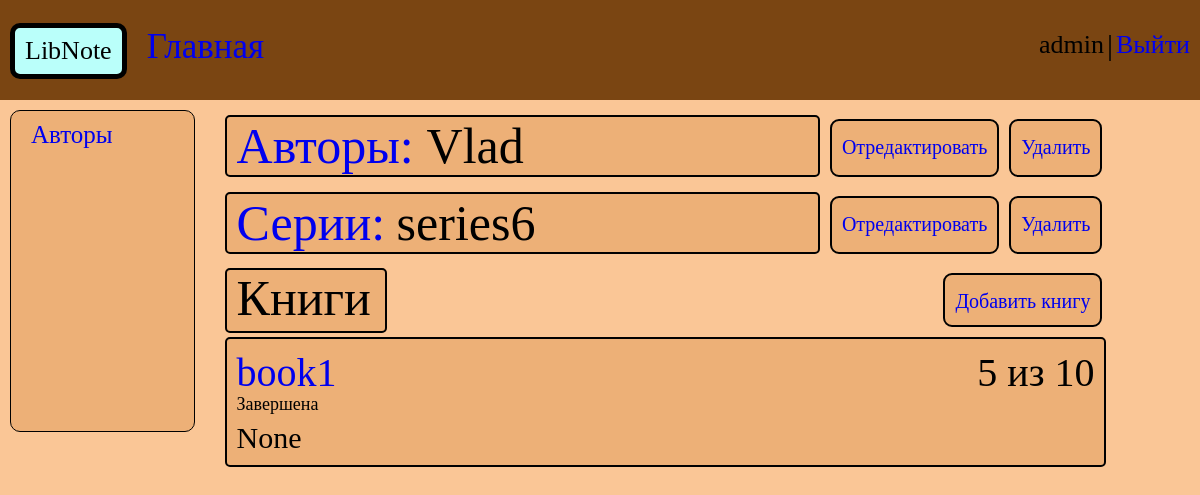
The page /author/1/series_book/7/books (signed in) on the database its author committed.
### libapp/models.py (models this page shows, shortened)
class Author(models.Model):
    user = models.ForeignKey(
        get_user_model(), on_delete=models.SET_NULL, null=True, default=None
    )
    name = models.CharField(max_length=100, blank=False)
    is_deleted = models.BooleanField(default=False)
    objects = models.Manager()
    undeleted = UndeletedManager()
    deleted = DeletedManager()

class SeriesBook(models.Model):
    class Status(models.IntegerChoices):
        UNCOMPLETE = 0, "Не завершено"
        COMPLETE = 1, "Завершено"
    user = models.ForeignKey(
        get_user_model(), on_delete=models.SET_NULL, null=True, default=None
    )
    name = models.CharField(max_length=255, blank=False)
    is_deleted = models.BooleanField(default=False)
    author = models.ForeignKey(Author, on_delete=models.CASCADE, null=True)
    rating = models.IntegerField(blank=True, default=0)
    is_completed = models.BooleanField(choices=Status.choices, blank=False)
    description = models.TextField(blank=True, null=True)
    objects = models.Manager()
    undeleted = UndeletedManager()
    deleted = DeletedManager()

class Book(models.Model):
    class Status(models.IntegerChoices):
        UNCOMPLETE = 0, "Не завершено"
        COMPLETE = 1, "Завершено"
    user = models.ForeignKey(
        get_user_model(), on_delete=models.SET_NULL, null=True, default=None
    )
    name = models.CharField(max_length=255, blank=False)
    is_deleted = models.BooleanField(default=False)
    series = models.ForeignKey(SeriesBook, on_delete=models.CASCADE, null=True)
    rating = models.IntegerField(blank=True, default=0)
    is_completed = models.BooleanField(choices=Status.choices, blank=False)
    description = models.TextField(blank=True, null=True)
    objects = models.Manager()
    undeleted = UndeletedManager()
    deleted = DeletedManager()

### libapp/views.py (the view)
class ShowSeriesBook(LoginRequiredMixin, ListView):
    template_name = "libapp/show_series_book.html"
    context_object_name = "books"
    def get_queryset(self):
        series = SeriesBook.undeleted.filter(
            pk=self.kwargs.get("series_book_id")
        ).first()
        return Book.undeleted.filter(series=series).all()
    def get_context_data(self, **kwargs):
        context = super().get_context_data(**kwargs)
        author_id = self.kwargs.get("author_id")
        series_book_id = self.kwargs.get("series_book_id")
        if not Author.undeleted.filter(pk=author_id).exists():
            raise Http404
        elif not SeriesBook.undeleted.filter(pk=series_book_id).exists():
            raise Http404
        author = Author.undeleted.filter(pk=author_id).first()
        series_book = SeriesBook.undeleted.filter(pk=series_book_id).first()
        context["author"] = author
        context["series_book"] = series_book
        context["delete"] = {
            "author": "author",
            "series_book": "series_book",
            "book": "book",
        }
        context['title'] = 'Серия'
        return context

### libapp/models.py (called while the page is built)
    def get_queryset(self):
        return super().get_queryset().filter(is_deleted=False)

### libapp/templates/libapp/show_series_book.html
{% extends 'libapp/base.html' %}
{% block content %}
    <div class="content-title-author">
        <div class="author-dop">
            <div class="author-title-dop">
                <a class="author-title" href="{% url 'show_authors' %}">Авторы:</a>
            </div>
            <div class="author-name">{{author.name}}</div>
        </div>
        <div class="author-edit-dop">
            <a class="edit-author"
               href="{% url 'edit_series_book_page' author.pk series_book.pk delete.author author.pk %}">Отредактировать</a>
            <a class="delete-author"
               href="{% url 'delete_series_book_page' author.pk series_book.pk delete.author %}">Удалить</a>
        </div>
    </div>
    <div class="content-title-series-book">
        <div class="series-book-dop">
            <div class="series-book-title-dop">
                <a class="series-book-title" href="{% url 'show_author' author.pk %}">Серии:</a>
            </div>
            <div class="series-book-name">{{series_book.name}}</div>
        </div>
        <div class="series-book-edit-dop">
            <a class="edit-series-book"
               href="{% url 'edit_series_book_page' author.pk series_book.pk delete.series_book series_book.pk %}">Отредактировать</a>
            <a class="delete-series-book"
               href="{% url 'delete_series_book_page' author.pk series_book.pk delete.series_book %}">Удалить</a>
        </div>
    </div>
    <div class="content-title-books">
        <div class="books-dop">
            <a class="books-title">Книги</a>
        </div>
        <div class="add-dop">
            <a class="add" href="{% url 'add_book' author.pk series_book.pk %}">Добавить книгу</a>
        </div>
    </div>
    {% for book in books %}
        <div class="show-book" >
            <div class="show-book-dop">
                <a class="book" href="{% url 'show_book' author.pk series_book.pk book.pk %}">{{ book.name }}</a>
                <a class="book-rating">{{ book.rating }} из 10</a>
                {% if book.is_completed %}
                <a class="book-status">Завершена</a>
                {% else %}
                <a class="book-status">Не завершена</a>
                {% endif %}
                <div class="book-description-dop">
                    <a class="book-description">{{ book.description }}</a>
                </div>
            </div>
        </div>
    {% endfor %}
{% endblock %}

### libapp/templates/libapp/base.html (shortened to what this page needs)
<!DOCTYPE html>
{% load static %}
<html lang="en">
<head>
	<link type="text/css" href="{% static 'libapp/css/styleslib.css' %}" rel="stylesheet" />
</head>
<body>
<div class="main-block">
    <div class="dop1">
        <div class="header">
            <div class="header-menu">
                <div class="logo">
                    <a class="logo-name">LibNote</a>
                </div>
                <a class="main-page" href="{% url 'main_page' %}">Главная</a>
            </div>
            <div class="header-logout">
                <a class="username">{{user.username}}</a>|
                <a class="logout" href="{% url 'users:logout' %}">Выйти</a>
            </div>
        </div>
    </div>
    <div class="dop2">
        <div class="menu">
            <a class="menu-url" href="{% url 'show_authors' %}">Авторы</a>
        </div>
        <div class="content">
            {% block content %} {% endblock %}
        </div>
    </div>
</div>
</body>
</html>

### rows shown on the page
Author: name "Vlad"
SeriesBook: name "series6"
Book: name "book1", rating "5", is_completed "Завершена", description "None"

### other values the page prints
{{ user.username }} "admin"
